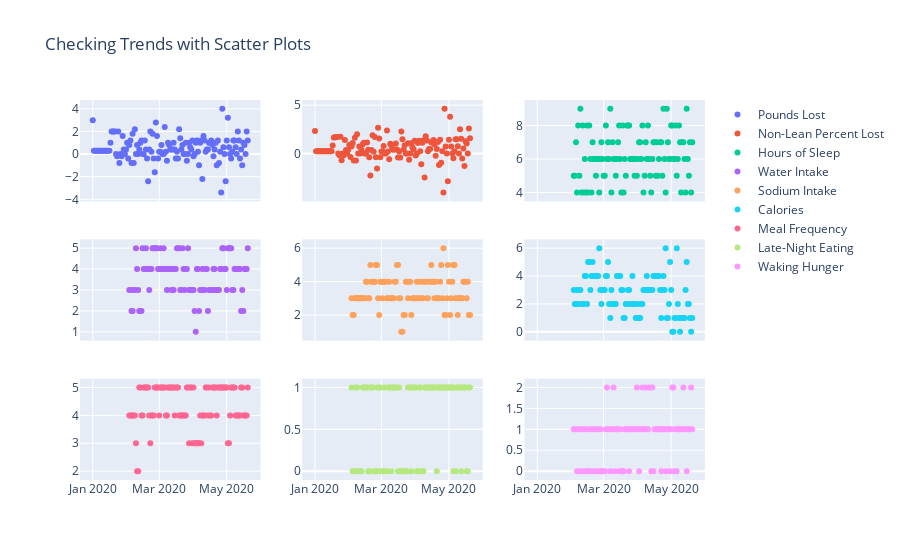

Notebook code cell kept with this figure:
### Code cell
# Did any variables change over time?

fig = make_subplots(rows = 3, cols = 3, shared_xaxes = True)

fig.append_trace(go.Scatter(x = weight.DATE, y = weight.LBS_LOST_DAY, name = 'Pounds Lost', mode = 'markers'), 1, 1)

fig.append_trace(go.Scatter(x = weight.DATE, y = weight.PCT_NLBM_LOST, name = 'Non-Lean Percent Lost', mode = 'markers'), 1, 2)

fig.append_trace(go.Scatter(x = weight.DATE, y = weight.HRS_OF_SLEEP, name = 'Hours of Sleep', mode = 'markers'), 1, 3)

fig.append_trace(go.Scatter(x = weight.DATE, y = weight.HYDRATION_LEVEL, name = 'Water Intake', mode = 'markers'), 2, 1)

fig.append_trace(go.Scatter(x = weight.DATE, y = weight.SALT_INTAKE, name = 'Sodium Intake', mode = 'markers'), 2, 2)

fig.append_trace(go.Scatter(x = weight.DATE, y = weight.CALORIE_INTAKE, name = 'Calories', mode = 'markers'), 2, 3)

fig.append_trace(go.Scatter(x = weight.DATE, y = weight.MEAL_FREQUENCY, name = 'Meal Frequency', mode = 'markers'), 3, 1)

fig.append_trace(go.Scatter(x = weight.DATE, y = weight.EAT_AFTER_11, name = 'Late-Night Eating', mode = 'markers'), 3, 2)

fig.append_trace(go.Scatter(x = weight.DATE, y = weight.WAKING_HUNGER, name = 'Waking Hunger', mode = 'markers'), 3, 3)

fig.update_layout(title_text = "Checking Trends with Scatter Plots")

fig.show()

### Figure 1 — Plotly figure (JSON) as saved in the notebook; plotly's stock layout.template omitted (floating-point values rounded to 4 significant figures; data arrays with more than 128 entries replaced by an {"elided": "..."} marker saying what was removed)
{"data": [{"mode": "markers", "name": "Pounds Lost", "type": "scatter", "x": {"elided": "141 str values"}, "xaxis": "x", "y": {"elided": "141 float values"}, "yaxis": "y"}, {"mode": "markers", "name": "Non-Lean Percent Lost", "type": "scatter", "x": {"elided": "141 str values"}, "xaxis": "x2", "y": {"elided": "141 float values"}, "yaxis": "y2"}, {"mode": "markers", "name": "Hours of Sleep", "type": "scatter", "x": {"elided": "141 str values"}, "xaxis": "x3", "y": {"elided": "141 int values"}, "yaxis": "y3"}, {"mode": "markers", "name": "Water Intake", "type": "scatter", "x": {"elided": "141 str values"}, "xaxis": "x4", "y": {"elided": "141 int values"}, "yaxis": "y4"}, {"mode": "markers", "name": "Sodium Intake", "type": "scatter", "x": {"elided": "141 str values"}, "xaxis": "x5", "y": {"elided": "141 int values"}, "yaxis": "y5"}, {"mode": "markers", "name": "Calories", "type": "scatter", "x": {"elided": "141 str values"}, "xaxis": "x6", "y": {"elided": "141 int values"}, "yaxis": "y6"}, {"mode": "markers", "name": "Meal Frequency", "type": "scatter", "x": {"elided": "141 str values"}, "xaxis": "x7", "y": {"elided": "141 int values"}, "yaxis": "y7"}, {"mode": "markers", "name": "Late-Night Eating", "type": "scatter", "x": {"elided": "141 str values"}, "xaxis": "x8", "y": {"elided": "141 int values"}, "yaxis": "y8"}, {"mode": "markers", "name": "Waking Hunger", "type": "scatter", "x": {"elided": "141 str values"}, "xaxis": "x9", "y": {"elided": "141 int values"}, "yaxis": "y9"}], "layout": {"title": {"text": "Checking Trends with Scatter Plots"}, "xaxis": {"anchor": "y", "domain": [0, 0.2889], "matches": "x7", "showticklabels": false}, "xaxis2": {"anchor": "y2", "domain": [0.3556, 0.6444], "matches": "x8", "showticklabels": false}, "xaxis3": {"anchor": "y3", "domain": [0.7111, 1], "matches": "x9", "showticklabels": false}, "xaxis4": {"anchor": "y4", "domain": [0, 0.2889], "matches": "x7", "showticklabels": false}, "xaxis5": {"anchor": "y5", "domain": [0.3556, 0.6444], "matches": "x8", "showticklabels": false}, "xaxis6": {"anchor": "y6", "domain": [0.7111, 1], "matches": "x9", "showticklabels": false}, "xaxis7": {"anchor": "y7", "domain": [0, 0.2889]}, "xaxis8": {"anchor": "y8", "domain": [0.3556, 0.6444]}, "xaxis9": {"anchor": "y9", "domain": [0.7111, 1]}, "yaxis": {"anchor": "x", "domain": [0.7333, 1]}, "yaxis2": {"anchor": "x2", "domain": [0.7333, 1]}, "yaxis3": {"anchor": "x3", "domain": [0.7333, 1]}, "yaxis4": {"anchor": "x4", "domain": [0.3667, 0.6333]}, "yaxis5": {"anchor": "x5", "domain": [0.3667, 0.6333]}, "yaxis6": {"anchor": "x6", "domain": [0.3667, 0.6333]}, "yaxis7": {"anchor": "x7", "domain": [0, 0.2667]}, "yaxis8": {"anchor": "x8", "domain": [0, 0.2667]}, "yaxis9": {"anchor": "x9", "domain": [0, 0.2667]}}}
